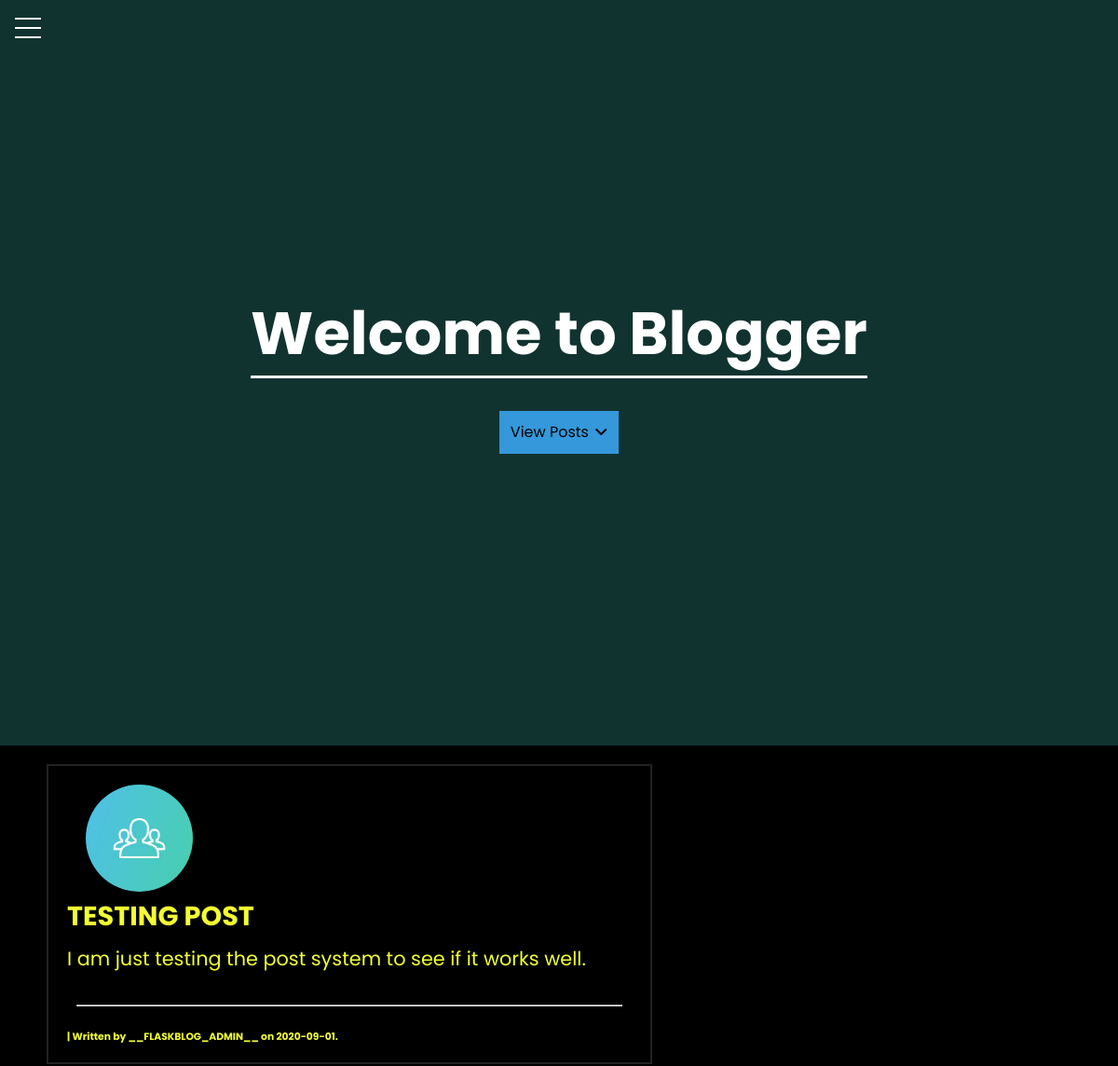
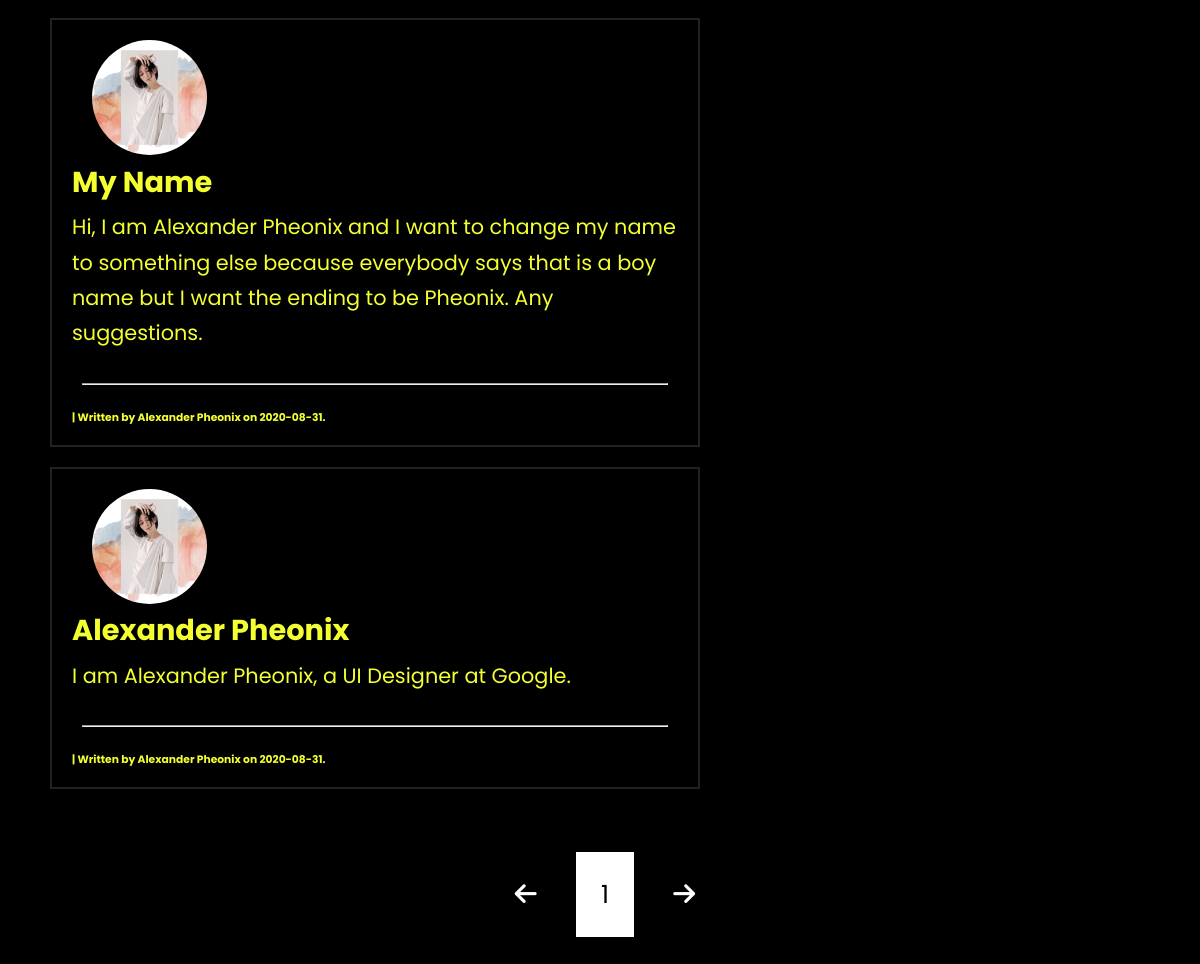
The page /home on the database its author committed (2 pictures, top to bottom).
### flaskblog/models.py (models this page shows, shortened)
class Post(db.Model):
    id = db.Column(db.Integer, primary_key=True)
    title = db.Column(db.String(), nullable=False)
    date_posted = db.Column(db.DateTime, nullable=False, default=datetime.utcnow)
    content = db.Column(db.Text, nullable=False)
    is_verified = db.Column(db.Boolean, default=False)
    views = db.Column(db.Integer, default=0)
    font = db.Column(db.String(30), default="Poppins")
    font_color = db.Column(db.String(20), default="#fff")
    user_id = db.Column(db.Integer, db.ForeignKey('user.id'), nullable=False)

class User(db.Model, UserMixin):
    id = db.Column(db.Integer, primary_key=True, unique=True)
    username = db.Column(db.String(20), unique=True, nullable=False)
    email = db.Column(db.String(120), unique=True, nullable=False)
    image_file = db.Column(db.String(20), nullable=False, default='default.jpg')
    password = db.Column(db.String(60), nullable=False)
    posts = db.relationship('Post', backref='author', lazy=True)

### flaskblog/routes.py (the view)
@app.route("/")
@app.route("/home")
def home():
    page = request.args.get('page', 1, type=int)
    posts = Post.query.order_by(Post.date_posted.desc()).paginate(page=page, per_page=5)
    return render_template('index.html', posts=posts, current_user=current_user)

### flaskblog/templates/index.html (shortened to what this page needs)
{% extends "base.html" %}
{% block content %}
<div class="main">
    <header class="showcase">
        <div class="container showcase-inner">
            <h1>Welcome to Blogger</h1>
            <a href="#posts" class="viewpost-scroll">View Posts <i class="fas fa-angle-down" style="color: black; margin-left: 2px;"></i> </a>
        </div>
    </header>
    <div id="posts" class="main">
    {% for post in posts.items %}
        <article class="main" tabindex="1" style="font-family: {{ post.font }}; color: {{ post.font_color }}">
            <a href="{{ url_for('post', post_id=post.id )}}"><img src="{{ url_for('static', filename='profile_pics/' + post.author.image_file) }}"
                    class="rounded-profile-pic" tabindex="2"></a>
            <a href="{{ url_for('post', post_id=post.id )}}" class="post-title" tabindex="3"><h2 style="font-family: {{ post.font }}; color: {{ post.font_color }}">{{ post.title }}</h2> </a>
            <pre class="post-content" tabindex="4"
            style="font-family: {{ post.font }}; color: {{ post.font_color }}">{{ post.content }}</pre>
            <br>
            <hr>
            <a href="{{ url_for('user_post', username=post.author.username) }}" class="post-author" tabindex="5"><h6 style="font-family: {{ post.font }}; color: {{ post.font_color }}">| Written by {{ post.author.username }} on {{ post.date_posted.strftime('%Y-%m-%d') }}.
            </h6></a>
        </article>
    {% endfor %}
    <br><br><br>
        <div class="pagination" id="pgn">
            <span class="dot"><i class="fas fa-arrow-left"></i></span>
            {% for page_num in posts.iter_pages(left_edge=1, right_edge=1, left_current=1, right_current=2) %}
                {% if page_num %}
                    {% if posts.page == page_num %}
                        <a href="#pgn" id="current-btn">{{ page_num }}</a>
                    {% else %}
                        <a class="pagination-btn" href="{{ url_for('home', page=page_num) }}">{{ page_num }}</a>
                    {% endif %}
                {% else %}
                    <span class="dot">...</span>
                {% endif %}
            {% endfor %}
            <span class="dot"><i class="fas fa-arrow-right"></i></span>
        </div>
        <br><br><br><br><br>
    </div>
</div>
{% endblock content %}

### flaskblog/templates/base.html (shortened to what this page needs)
<!DOCTYPE html>
<html lang="en">
<head>
    <link rel="stylesheet" type="text/css" href=" {{url_for('static', filename='style.css')}} ">
</head>
<body>
<div class="main">
    <nav>
    <div class="menu-wrap">
        <div class="hamburger"><div></div></div>
    </div>
    </nav>
    {% block content %}{% endblock content %}
</div>
</body>
</html>

### flaskblog/static/style.css (style rules this page uses)
* { margin: 0px 0px 0px 0px; padding: 0px 0px 0px 0px; box-sizing: border-box; font-family: Poppins, 'Poppins', Helveltica, sans-serif; text-decoration: none; color: white; }
body { background-color: black; background-image: linear-gradient(60deg, rgba(2,0,36,1) 0%, rgba(0,0,0,1) 0%); background-size: 100%; color: white; font-family: 'Poppins', Poppins, sans-serif; line-height: 1.4; }
html { scroll-behavior: smooth; }
:root { --primary-color: rgb(44 128 117 / 40%); --overlay-color: rgba(24, 39, 51, 0.85); --menu-speed: 0.75s; }
.container { max-width: 960px; margin: auto; overflow: hidden; padding: 0 3rem; }
.showcase { background-color: var(--primary-color); color: #fff; height: 100vh; position: relative; margin: 0px; padding: 0px; }
.showcase:before { content: ''; background: url('img/homepage-bg.png') no-repeat center center/cover; position: absolute; top: 0; left: 0; width: 100%; height: 100%; z-index: -1; }
.showcase .showcase-inner { display: flex; flex-direction: column; align-items: center; justify-content: center; text-align: center; height: 100%; }
.showcase h1 { font-size: 4rem; }
.menu-wrap { position: fixed; top: 0; left: 0; z-index: 1; }
.menu-wrap .hamburger { position: absolute; top: 0; left: 0; z-index: 1; width: 60px; height: 60px; padding: 1rem; background: none; display: flex; align-items: center; justify-content: center; }
.menu-wrap .hamburger > div { position: relative; width: 100%; height: 2px; background-color: white; display: flex; align-items: center; justify-content: center; transition: all 0.4s ease; }
.menu-wrap .hamburger > div:before, .menu-wrap .hamburger > div:after { content: ''; position: absolute; z-index: 1; top: -10px; width: 100%; height: 2px; background: inherit; }
.menu-wrap .hamburger > div:after { top: 10px; }
h1 { text-align: center; border-bottom: 3px solid white; margin-bottom: 35px; }
.viewpost-scroll { padding: 12px; background-color: #3498db; color: black; text-decoration: none; }
article { margin: 20px 500px 20px 50px; border: 2px solid #222; padding: 20px; transition: .3s linear; }
.post-title { color: white; padding-bottom: 10px; border-bottom: 1px solid white; transition: 0.2s; }
.post-content { color: white; }
pre { line-height: 1.7em; max-width: 65ch; min-width: 20ch; display: block; white-space: pre-wrap; word-break: keep-all; }
.post-author h6 { min-width: 30ch; }
.rounded-profile-pic { border-radius: 50%; margin-left: 20px; width: 115px; height: 115px; }
.post-author { color: white; }
hr { margin: 10px; margin-bottom: 25px; }
.pagination { text-align: center; }
.pagination a, .pagination .dot { color: white; background-color: #222; padding: 25px; font-size: 25px; margin-top: 30px; margin-left: 10px; }
.pagination .dot { background-color: black; }
#current-btn { background-color: white; color: black; }
pre, p { font-size: 1.3rem; }
h6 { font-family: 1.4em; }
#posts article a h2 { font-size: 1.8em; font-weight: bold; padding-bottom: 5px; text-decoration: none; transition: .2s linear; border-bottom: 2px solid black; }

### rows shown on the page
Post: image_file (placeholder picture), title "TESTING POST", content "I am just testing the post system to see if it works well.", author.username "__FLASKBLOG_ADMIN__", date_posted "2020-09-01"
Post: image_file (picture), title "My Name", content "Hi, I am Alexander Pheonix and I want to change my name to something else because everybody says that is a boy name but I want the ending to be Pheonix. Any suggestions.", author.username "Alexander Pheonix", date_posted "2020-08-31"
Post: image_file (picture), title "Alexander Pheonix", content "I am Alexander Pheonix, a UI Designer at Google.", author.username "Alexander Pheonix", date_posted "2020-08-31"

### other values the page prints
{{ page_num }} "1"
